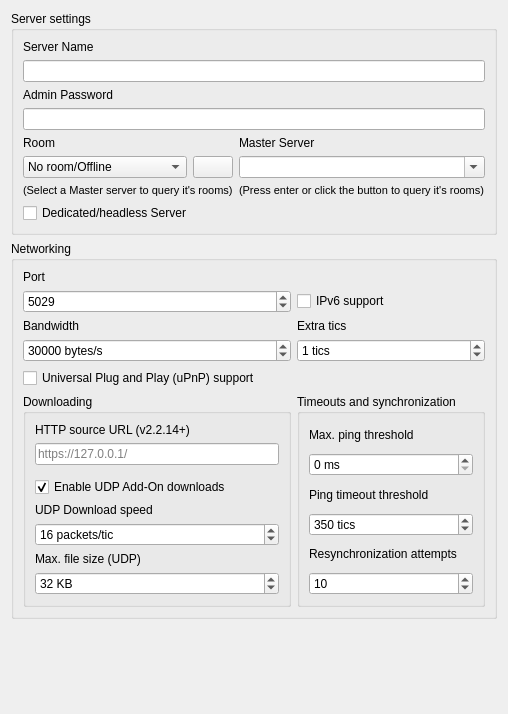
                      <widget class="QWidget" name="scrollAreaWidgetContents_4">
                       <property name="geometry">
                        <rect>
                         <x>0</x>
                         <y>0</y>
                         <width>487</width>
                         <height>714</height>
                        </rect>
                       </property>
                       <layout class="QVBoxLayout" name="verticalLayout_2">
                        <item>
                         <widget class="QGroupBox" name="groupBox_11">
                          <property name="title">
                           <string>Server settings</string>
                          </property>
                          <layout class="QGridLayout" name="gridLayout_25">
                           <item row="7" column="0">
                            <widget class="QLabel" name="RoomLabel">
                             <property name="text">
                              <string>Room</string>
                             </property>
                            </widget>
                           </item>
                           <item row="0" column="0" colspan="2">
                            <widget class="QLabel" name="ServerNameLabel">
                             <property name="text">
                              <string>Server Name</string>
                             </property>
                            </widget>
                           </item>
                           <item row="8" column="0">
                            <widget class="QComboBox" name="RoomInput">
                             <property name="editable">
                              <bool>false</bool>
                             </property>
                             <item>
                              <property name="text">
                               <string>No room/Offline</string>
                              </property>
                             </item>
                            </widget>
                           </item>
                           <item row="8" column="1">
                            <widget class="QPushButton" name="MSRoomqueryrefreshButton">
                             <property name="sizePolicy">
                              <sizepolicy hsizetype="Fixed" vsizetype="Fixed">
                               <horstretch>0</horstretch>
                               <verstretch>0</verstretch>
                              </sizepolicy>
                             </property>
                             <property name="toolTip">
                              <string>Refres room query</string>
                             </property>
                             <property name="text">
                              <string/>
                             </property>
                             <property name="icon">
                              <iconset resource="../ll.qrc">
                               <normaloff>:/assets/img/icons/view-refresh.png</normaloff>:/assets/img/icons/view-refresh.png</iconset>
                             </property>
                            </widget>
                           </item>
                           <item row="2" column="0" colspan="2">
                            <widget class="QLabel" name="AdminPasswordLabel">
                             <property name="text">
                              <string>Admin Password</string>
                             </property>
                            </widget>
                           </item>
                           <item row="8" column="2">
                            <widget class="QComboBox" name="HostMSCombobox">
                             <property name="enabled">
                              <bool>true</bool>
                             </property>
                             <property name="editable">
                              <bool>true</bool>
                             </property>
                             <property name="placeholderText">
                              <string>&lt;default&gt;</string>
                             </property>
                             <item>
                              <property name="text">
                               <string/>
                              </property>
                             </item>
                            </widget>
                           </item>
                           <item row="10" column="2">
                            <widget class="QLabel" name="label_55">
                             <property name="font">
                              <font>
                               <pointsize>8</pointsize>
                              </font>
                             </property>
                             <property name="text">
                              <string>(Press enter or click the button to query it's rooms)</string>
                             </property>
                            </widget>
                           </item>
                           <item row="3" column="0" colspan="3">
                            <widget class="QLineEdit" name="AdminPasswordInput">
                             <property name="echoMode">
                              <enum>QLineEdit::EchoMode::Normal</enum>
                             </property>
                            </widget>
                           </item>
                           <item row="1" column="0" colspan="3">
                            <widget class="QLineEdit" name="ServerNameInput"/>
                           </item>
                           <item row="7" column="2">
                            <widget class="QLabel" name="HostMSLabel">
                             <property name="text">
                              <string>Master Server</string>
                             </property>
                            </widget>
                           </item>
                           <item row="10" column="0" colspan="2">
                            <widget class="QLabel" name="label_51">
                             <property name="font">
                              <font>
                               <pointsize>8</pointsize>
                              </font>
                             </property>
                             <property name="text">
                              <string>(Select a Master server to query it's rooms)</string>
                             </property>
                            </widget>
                           </item>
                           <item row="11" column="0" colspan="3">
                            <widget class="QCheckBox" name="DedicatedServerToggle">
                             <property name="styleSheet">
                              <string notr="true"/>
                             </property>
                             <property name="text">
                              <string>Dedicated/headless Server</string>
                             </property>
                             <property name="checked">
                              <bool>false</bool>
                             </property>
                            </widget>
                           </item>
                          </layout>
                         </widget>
                        </item>
                        <item>
                         <widget class="QGroupBox" name="groupBox_10">
                          <property name="title">
                           <string>Networking</string>
                          </property>
                          <layout class="QGridLayout" name="gridLayout_23">
                           <item row="4" column="0">
                            <widget class="QSpinBox" name="BandwidthInput">
                             <property name="suffix">
                              <string> bytes/s</string>
                             </property>
                             <property name="minimum">
                              <number>1000</number>
                             </property>
                             <property name="maximum">
                              <number>250000</number>
                             </property>
                             <property name="value">
                              <number>30000</number>
                             </property>
                            </widget>
                           </item>
                           <item row="0" column="0" rowspan="2" colspan="2">
                            <widget class="QLabel" name="PortLabel">
                             <property name="text">
                              <string>Port</string>
                             </property>
                            </widget>
                           </item>
                           <item row="2" column="0">
                            <widget class="QSpinBox" name="PortInput">
                             <property name="maximum">
                              <number>65535</number>
                             </property>
                             <property name="value">
                              <number>5029</number>
                             </property>
                            </widget>
                           </item>
                           <item row="3" column="1">
                            <widget class="QLabel" name="ExtraticLabel">
                             <property name="text">
                              <string>Extra tics</string>
                             </property>
                            </widget>
                           </item>
                           <item row="3" column="0">
                            <widget class="QLabel" name="BandwidthLabel">
                             <property name="text">
                              <string>Bandwidth</string>
                             </property>
                            </widget>
                           </item>
                           <item row="4" column="1">
                            <widget class="QSpinBox" name="ExtraticInput">
                             <property name="suffix">
                              <string> tics</string>
                             </property>
                             <property name="value">
                              <number>1</number>
                             </property>
                            </widget>
                           </item>
                           <item row="2" column="1">
                            <widget class="QCheckBox" name="Ipv6Checkbox">
                             <property name="toolTip">
                              <string>Listen for incoming IPv6 connections</string>
                             </property>
                             <property name="text">
                              <string>IPv6 support</string>
                             </property>
                            </widget>
                           </item>
                           <item row="6" column="0">
                            <widget class="QGroupBox" name="groupBox_23">
                             <property name="title">
                              <string>Downloading</string>
                             </property>
                             <layout class="QVBoxLayout" name="verticalLayout_32">
                              <item>
                               <widget class="QLabel" name="label_29">
                                <property name="text">
                                 <string>HTTP source URL (v2.2.14+)</string>
                                </property>
                               </widget>
                              </item>
                              <item>
                               <widget class="QLineEdit" name="HttpsourceInput">
                                <property name="placeholderText">
                                 <string>https://127.0.0.1/</string>
                                </property>
                               </widget>
                              </item>
                              <item>
                               <widget class="Line" name="line_6">
                                <property name="orientation">
                                 <enum>Qt::Orientation::Vertical</enum>
                                </property>
                               </widget>
                              </item>
                              <item>
                               <widget class="QCheckBox" name="UploadToggle">
                                <property name="text">
                                 <string>Enable UDP Add-On downloads</string>
                                </property>
                                <property name="checked">
                                 <bool>true</bool>
                                </property>
                               </widget>
                              </item>
                              <item>
                               <widget class="QLabel" name="label_14">
                                <property name="text">
                                 <string>UDP Download speed</string>
                                </property>
                               </widget>
                              </item>
                              <item>
                               <widget class="QSpinBox" name="DownloadspeedInput">
                                <property name="suffix">
                                 <string> packets/tic</string>
                                </property>
                                <property name="maximum">
                                 <number>32</number>
                                </property>
                                <property name="value">
                                 <number>16</number>
                                </property>
                               </widget>
                              </item>
                              <item>
                               <widget class="QLabel" name="label_16">
                                <property name="text">
                                 <string>Max. file size (UDP)</string>
                                </property>
                               </widget>
                              </item>
                              <item>
                               <widget class="QSpinBox" name="MaxsendInput">
                                <property name="suffix">
                                 <string> KB</string>
                                </property>
                                <property name="maximum">
                                 <number>204800</number>
                                </property>
                                <property name="value">
                                 <number>32</number>
                                </property>
                               </widget>
                              </item>
                             </layout>
                            </widget>
                           </item>
                           <item row="6" column="1">
                            <widget class="QGroupBox" name="groupBox_24">
                             <property name="title">
                              <string>Timeouts and synchronization</string>
                             </property>
                             <layout class="QVBoxLayout" name="verticalLayout_31">
                              <item>
                               <widget class="QLabel" name="label_15">
                                <property name="text">
                                 <string>Max. ping threshold</string>
                                </property>
                               </widget>
                              </item>
                              <item>
                               <widget class="QSpinBox" name="MaxpingInput">
                                <property name="suffix">
                                 <string> ms</string>
                                </property>
                                <property name="maximum">
                                 <number>1000</number>
                                </property>
                                <property name="value">
                                 <number>0</number>
                                </property>
                               </widget>
                              </item>
                              <item>
                               <widget class="QLabel" name="label_34">
                                <property name="text">
                                 <string>Ping timeout threshold</string>
                                </property>
                               </widget>
                              </item>
                              <item>
                               <widget class="QSpinBox" name="NettimeoutInput">
                                <property name="suffix">
                                 <string> tics</string>
                                </property>
                                <property name="minimum">
                                 <number>5</number>
                                </property>
                                <property name="maximum">
                                 <number>2100</number>
                                </property>
                                <property name="value">
                                 <number>350</number>
                                </property>
                               </widget>
                              </item>
                              <item>
                               <widget class="QLabel" name="label_35">
                                <property name="text">
                                 <string>Resynchronization attempts</string>
                                </property>
                               </widget>
                              </item>
                              <item>
                               <widget class="QSpinBox" name="ResynchattemptsInput">
                                <property name="maximum">
                                 <number>20</number>
                                </property>
                                <property name="value">
                                 <number>10</number>
                                </property>
                               </widget>
                              </item>
                             </layout>
                            </widget>
                           </item>
                           <item row="5" column="0">
                            <widget class="QCheckBox" name="UpnpCheckbox">
                             <property name="text">
                              <string>Universal Plug and Play (uPnP) support</string>
                             </property>
                            </widget>
                           </item>
                          </layout>
                         </widget>
                        </item>
                        <item>
                         <spacer name="verticalSpacer_5">
                          <property name="orientation">
                           <enum>Qt::Orientation::Vertical</enum>
                          </property>
                          <property name="sizeHint" stdset="0">
                           <size>
                            <width>20</width>
                            <height>40</height>
                           </size>
                          </property>
                         </spacer>
                        </item>
                       </layout>
                      </widget>
